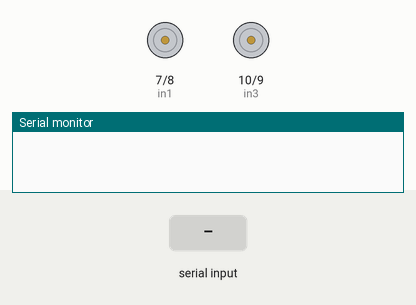
A sketch run on a simulated Arduino Uno, built with avr-gcc and run on an emulated ATmega328P. Shown: motor-driver pin pairs drawn as motors (green arrow = first pin HIGH = forward, orange = second pin HIGH = backward, longer = more drive, scaled by the enable pin), the last lines printed to the serial monitor. Inputs (shaded band) come from the test bench.

Above: at 1.2 s.
1.3 s: "1" received over the second serial link
At 2.3 s:
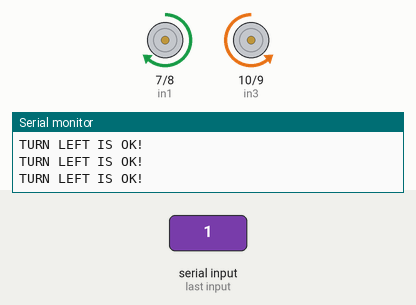
2.8 s: "4" received over the second serial link
At 3.9 s:
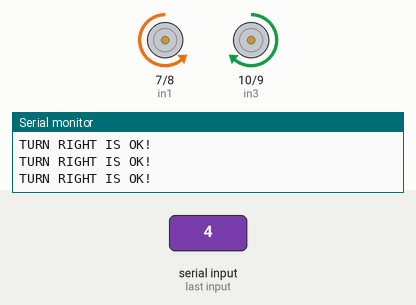
4.3 s: "2" received over the second serial link
At 5.2 s:
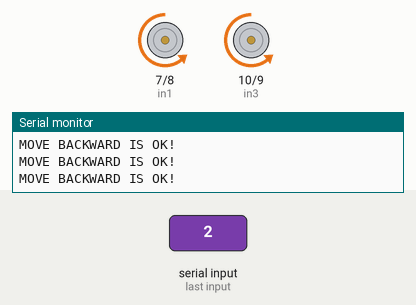
5.8 s: "3" received over the second serial link
At 6.6 s:
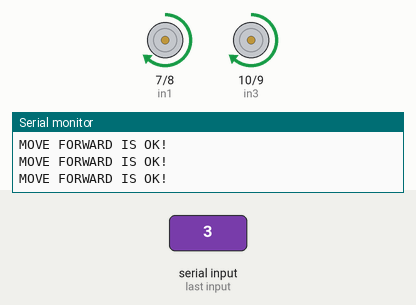
7.3 s: "6" received over the second serial link
At 8.8 s:
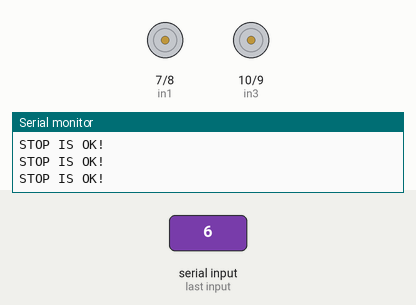
Timing chart, 0 to 9.8 s (numbered marks = the images above; inputs shaded):
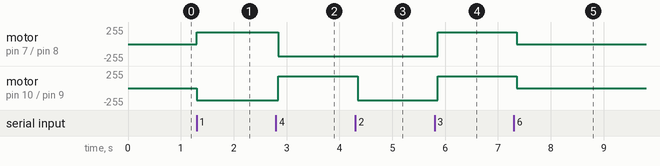

The sketch:

Control_motor.ino
```cpp
#include <SoftwareSerial.h>
//SoftwareSerial HC06(10, 11); // RX,TX //HC06-TX Pin 10, HC06-RX to Arduino Pin 11
SoftwareSerial HC06(4, 13); // RX,TX //HC06-TX Pin 4, HC06-RX to Arduino Pin 13
#include<TimerOne.h>

#define ena 5
#define in1 7
#define in2 8
#define in3 10
#define in4 9
#define enb 6

//char temp[]={'L','U','R','U','U','R','U','L','U'};
//char temp[]={'U'};
char Data_Bluetooth;
int Output_m1=180, Output_m2=180;
void quayphai ();
void quaytrai ();
void lui ();
void dithang ();


void setup(){
  pinMode(ena,OUTPUT);
  pinMode(in1,OUTPUT);
  pinMode(in2,OUTPUT);
  pinMode(enb,OUTPUT);
  pinMode(in3,OUTPUT);
  pinMode(in4,OUTPUT);
  digitalWrite(ena,HIGH);
  digitalWrite(enb,HIGH);


  Serial.begin(9600);
  HC06.begin(9600); //Baudrate 9600 , Choose your own baudrate
}


void loop() {

  if(HC06.available() > 0) //When HC06 receive something
  {
    Data_Bluetooth = HC06.read(); //Read from Serial Communication
    Serial.println("CONNECTION IS OK!");
  }


  if(Data_Bluetooth == '1') // so 1
  {
    Serial.println("TURN LEFT IS OK!");
    quaytrai();
  }
  else if (Data_Bluetooth == '4')// so 4
  {
    Serial.println("TURN RIGHT IS OK!");
    quayphai();
  }
  else if (Data_Bluetooth == '2') //so 2
  {
    Serial.println("MOVE BACKWARD IS OK!");
    lui();
  }
  if (Data_Bluetooth == '3') //so 3
  {
    Serial.println("MOVE FORWARD IS OK!");
    dithang();
  }
  else if (Data_Bluetooth == '6') // so 6
  {
    Serial.println("STOP IS OK!");
    dunglai();
  }

}


void quayphai ()
{
  analogWrite(ena,Output_m1);
  digitalWrite(in1,LOW);
  digitalWrite(in2,HIGH);
  analogWrite(enb,Output_m2);
  digitalWrite(in3,HIGH);
  digitalWrite(in4,LOW);
}
void quaytrai ()
{
  analogWrite(ena,Output_m1);
  digitalWrite(in1,HIGH);
  digitalWrite(in2,LOW);
  analogWrite(enb,Output_m2);
  digitalWrite(in3,LOW);
  digitalWrite(in4,HIGH);
}
void dithang()
{
    analogWrite(ena,Output_m1);
    digitalWrite(in1,HIGH);
    digitalWrite(in2,LOW);
    analogWrite(enb,Output_m2);
    digitalWrite(in3,HIGH);
    digitalWrite(in4,LOW);
}
void lui  ()
{
    analogWrite(ena,Output_m1);
    digitalWrite(in1,LOW);
    digitalWrite(in2,HIGH);
    analogWrite(enb,Output_m2);
    digitalWrite(in3,LOW);
    digitalWrite(in4,HIGH);

}
void dunglai()
{
  digitalWrite(in1, LOW);
  digitalWrite(in2, LOW);
  digitalWrite(in3, LOW);
  digitalWrite(in4, LOW);
}
```

Measured:
- after the input at 1.3 s, motor on pin 7 (in1) / pin 8 (in2): stopped → forward 180/255 at once; motor on pin 10 (in3) / pin 9 (in4): stopped → backward 180/255 at once
- after the input at 2.8 s, motor on pin 7 (in1) / pin 8 (in2): forward 180/255 → backward 180/255 after 0.05 s; motor on pin 10 (in3) / pin 9 (in4): backward 180/255 → forward 180/255 after 0.05 s
- after the input at 4.3 s, motor on pin 10 (in3) / pin 9 (in4): forward 180/255 → backward 180/255 after 0.05 s
- after the input at 5.8 s, motor on pin 7 (in1) / pin 8 (in2), motor on pin 10 (in3) / pin 9 (in4): backward 180/255 → forward 180/255 after 0.06 s
- after the input at 7.3 s, motor on pin 7 (in1) / pin 8 (in2), motor on pin 10 (in3) / pin 9 (in4): forward 180/255 → stopped after 0.05 s
